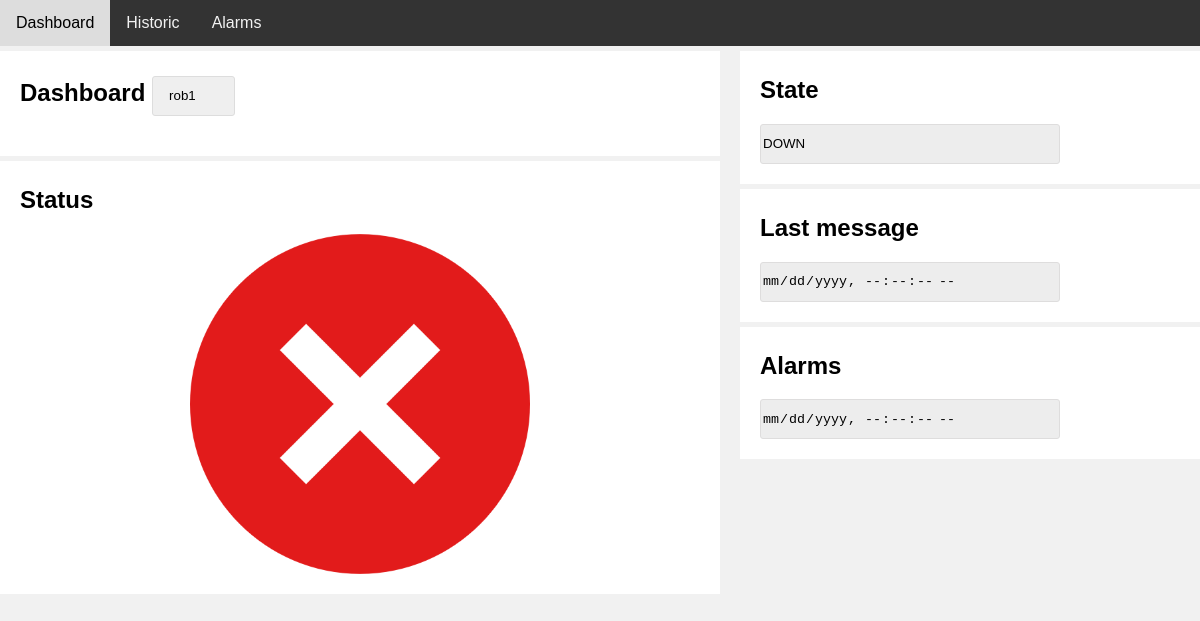
Page /dashboard on the earlier database version.
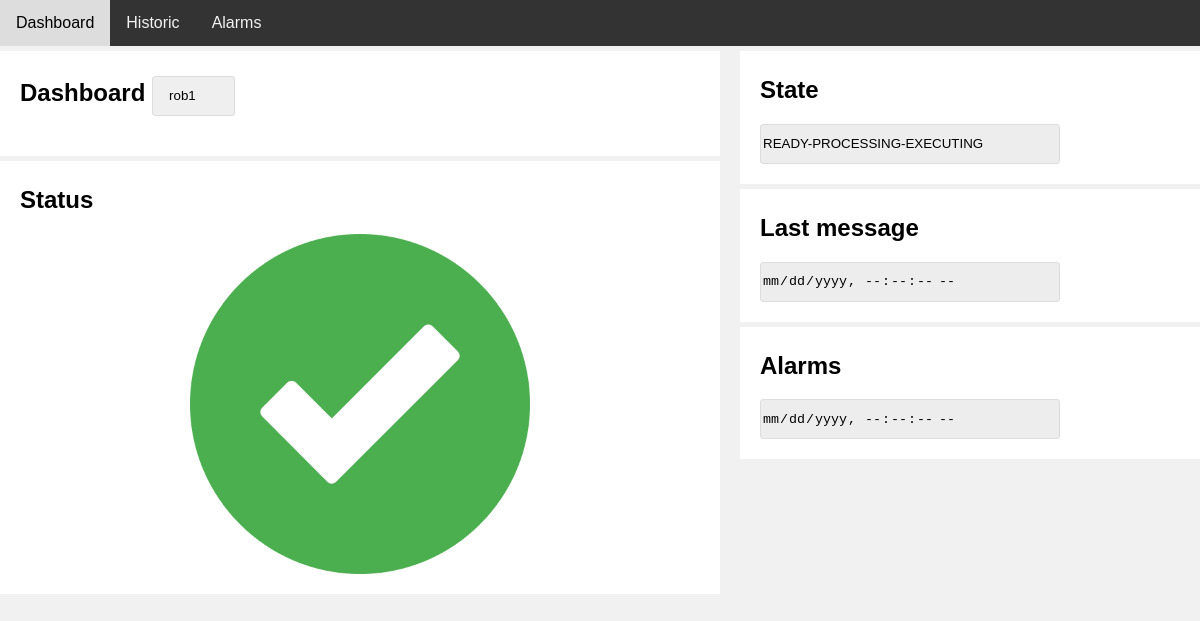
Same page on the later database version.
### tables this page shows
CREATE TABLE "Robot" (
    "id"	INTEGER NOT NULL UNIQUE,
    "deviceId"	TEXT,
    "state"	TEXT,
    "time"	INTEGER,
    PRIMARY KEY("id" AUTOINCREMENT));

### views.py (the view)
@app.route("/")
@app.route("/dashboard", methods=["GET", "POST"])
def dashboard():
    id = request.form['id'] if request.method == "POST" else controller.id
    id, state, time = controller.dashboard(id)
    robots = controller.robots()
    return render_template("dashboard.html", id=id, state=state, time=time, robots=robots)

### controller.py (called while the page is built)
    def robots(self):
        return model.robots

    def dashboard(self, deviceId) -> tuple:
        self.id = deviceId
        robot = database.SELECT_ROBOT(self.id)
        return robot.__dict__.values()

### database.py (called while the page is built)
def dict_factory(cursor, row):
    d = {}
    for idx, col in enumerate(cursor.description):
        d[col[0]] = row[idx]
    return d

    def convert(self):
        if type(self.time) == str:
            self.time = int(mktime(datetime.strptime(
                self.time.replace(" ", "T")[0:19], ISO_TIME).timetuple()))

    def execute(self, request: str, commit: bool = False) -> list:
        try:
            self.c.execute(request)
        except Error as error:
            log.error(f" SQLite({error.args}) Request: {request}")
        if commit:
            self.connexion.commit()
        return self.c.fetchall()

    def __SELECT(self, table: str, element: tuple = ('*'), condition: str = str(True)) -> list:
        return self.execute(f"SELECT {element} FROM {table} WHERE {condition}")

    def SELECT_ROBOT(self, deviceId: int) -> Robot:
        return Robot(self.__SELECT(ROBOT, condition=f"{deviceId=}")[0])

### templates/dashboard.html (shortened to what this page needs)
<!DOCTYPE html>
<html>
<head>
    <link rel="stylesheet" href="/static/css/stylesheet.css">
</head>
<body>
    <div class="topnav">
        <a href="/dashboard">Dashboard</a>
        <a href="/historic">Historic</a>
        <a href="/alarms">Alarms</a>
    </div>
    <div class="row">
        <div class="leftcolumn">
            <div class="card">
                <h2>Dashboard
                    <select class="select" id="select" onChange="ask(this)">
                        {% for r in robots %}
                        <option value={{r}}>{{r}}</option>
                        {% endfor %}
                    </select>
                </h2>
            </div>
            <div class="card">
                <h2>Status</h2>
                <img id="status" class="center" src="/static/icons/{{state}}.png">
            </div>
        </div>
        <div class="rightcolumn">
            <div class="card">
                <h2>State</h2>
                <input type="text" class="datetime" name="state" placeholder="{{state}}" disabled>
            </div>
            <div class="card">
                <h2>Last message</h2>
                <input id="time" type="datetime-local" step=1 class="datetime" value="{{time}}" disabled required>
            </div>
            <div class="card">
                <h2>Alarms</h2>
                <input id="time" type="datetime-local" step=1 class="datetime" value="{{time}}" disabled required>
            </div>
        </div>
    </div>
</body>
</html>

### static/css/stylesheet.css (style rules this page uses)
* { box-sizing: border-box; }
body { font-family: Arial; padding: 10px; background: #f1f1f1; }
.topnav { overflow: hidden; background-color: #333; }
.topnav a { float: left; display: block; color: #f2f2f2; text-align: center; padding: 14px 16px; text-decoration: none; }
.leftcolumn { float: left; width: 60%; }
.rightcolumn { float: left; width: 40%; background-color: #f1f1f1; padding-left: 20px; }
.center { display: block; margin-left: auto; margin-right: auto; width: 50%; }
.card { background-color: white; padding: 20px; padding-top: 5px; margin-top: 5px; }
.row:after { content: ""; display: table; clear: both; }
html, body, #container { width: 100%; height: 100%; margin: 0; padding: 0; }
.select { -webkit-appearance: none; -moz-appearance: none; appearance: none; height: 40px; padding: 10px 38px 10px 16px; background-size: 10px; transition: border-color .1s ease-in-out,box-shadow .1s ease-in-out; border: 1px solid #ddd; border-radius: 3px; }
.datetime { background-color: rgb(237, 237, 237); border: 1px solid rgb(222, 221, 221); border-radius: 3px; height: 40px; width: 300px; color: black }
::placeholder { color: black; opacity: 1; }

Differences in the rows shown:
changed Robot: state: a different picture; state "DOWN" → "READY-PROCESSING-EXECUTING"
